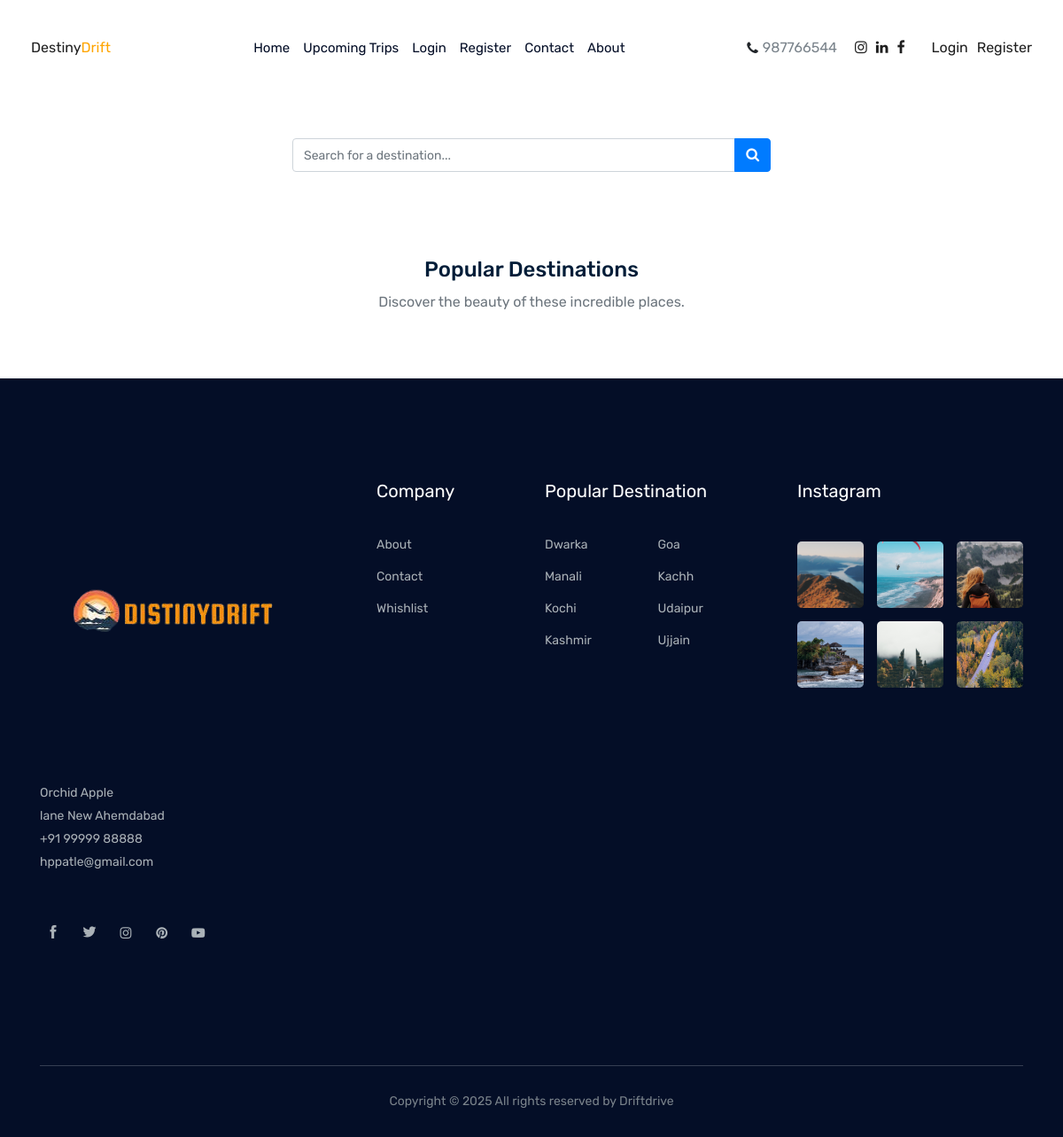
Before: /upcoming_trips/ with the older database file.
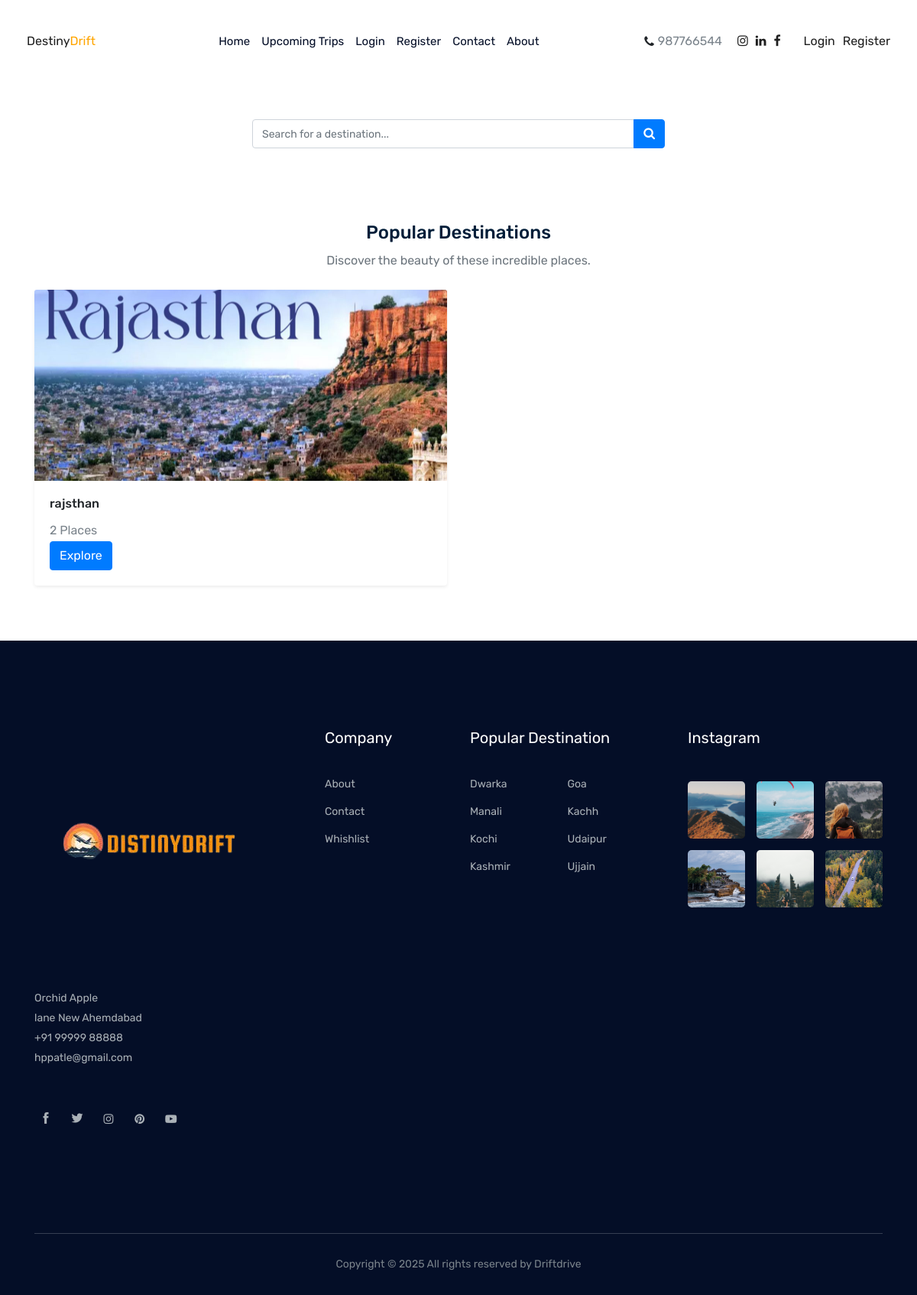
After: the same page with the newer database file.
### travello/models.py (models this page shows, shortened)
class Destination(models.Model):
    id = models.IntegerField(primary_key=True)
    country = models.CharField(max_length=20)
    img1 = models.ImageField(upload_to='pics')
    img2 = models.ImageField(upload_to='pics')
    number = models.IntegerField(default=2)

### travello/views.py (the view)
# urls.py: path('upcoming_trips/', views.upcoming_trips, name='upcoming_trips'),
def upcoming_trips(request):
    dests = Destination.objects.all()
    detailed_descs = Detailed_desc.objects.all()
    context = {
        'dests': dests,
        'detailed_descs': detailed_descs
    }
    return render(request, 'upcoming_trip.html', context)

### Templates/upcoming_trip.html (shortened to what this page needs)
{% load static %}
<!doctype html>
<html class="no-js" lang="zxx">
<head>
    <link rel="stylesheet" href="{% static 'css/style.css' %}">
    <link rel="stylesheet" href="{% static 'css/font-awesome.min.css' %}">
    <link href="https://cdn.jsdelivr.net/npm/bootstrap@5.3.0-alpha1/dist/css/bootstrap.min.css" rel="stylesheet">
</head>
<body>
    {% include 'compo/header.html' %}
    <div class="container py-5">
        <div class="row justify-content-center">
            <div class="col-lg-6">
                <form method="GET" action="{% url 'search_destinations' %}">
                    <div class="input-group">
                        <input type="text" class="form-control" name="q" placeholder="Search for a destination..." value="{{ request.GET.q }}">
                        <button class="btn btn-primary" type="submit"><i class="fa fa-search"></i></button>
                    </div>
                </form>
            </div>
        </div>
    </div>
    <div class="popular_destination_area py-5">
        <div class="container">
            <div class="row justify-content-center mb-4">
                <div class="col-lg-6 text-center">
                    <h3 class="section_title">Popular Destinations</h3>
                    <p class="text-muted">Discover the beauty of these incredible places.</p>
                </div>
            </div>
            <div class="row">
                {% for dest in dests %}
                    <div class="col-lg-6 mb-4">
                        <div class="card shadow-sm border-0">
                            <img src="{{ dest.img1.url }}" class="card-img-top" alt="{{ dest.country }} Image" style="height: 250px; object-fit: cover;">
                            <div class="card-body">
                                <h5 class="card-title">{{ dest.country }}</h5>
                                <p class="card-text">{{ dest.number }} Places</p>
                                <a href="{% url 'destination_list' dest.country %}" class="btn btn-primary">Explore</a>
                            </div>
                        </div>
                    </div>
                {% endfor %}
            </div>
        </div>
    </div>
    {% include 'compo/footer.html' %}
</body>
</html>

Changed rows visible on the page:
added Destination: img1 (picture), country "rajsthan", number "2"
